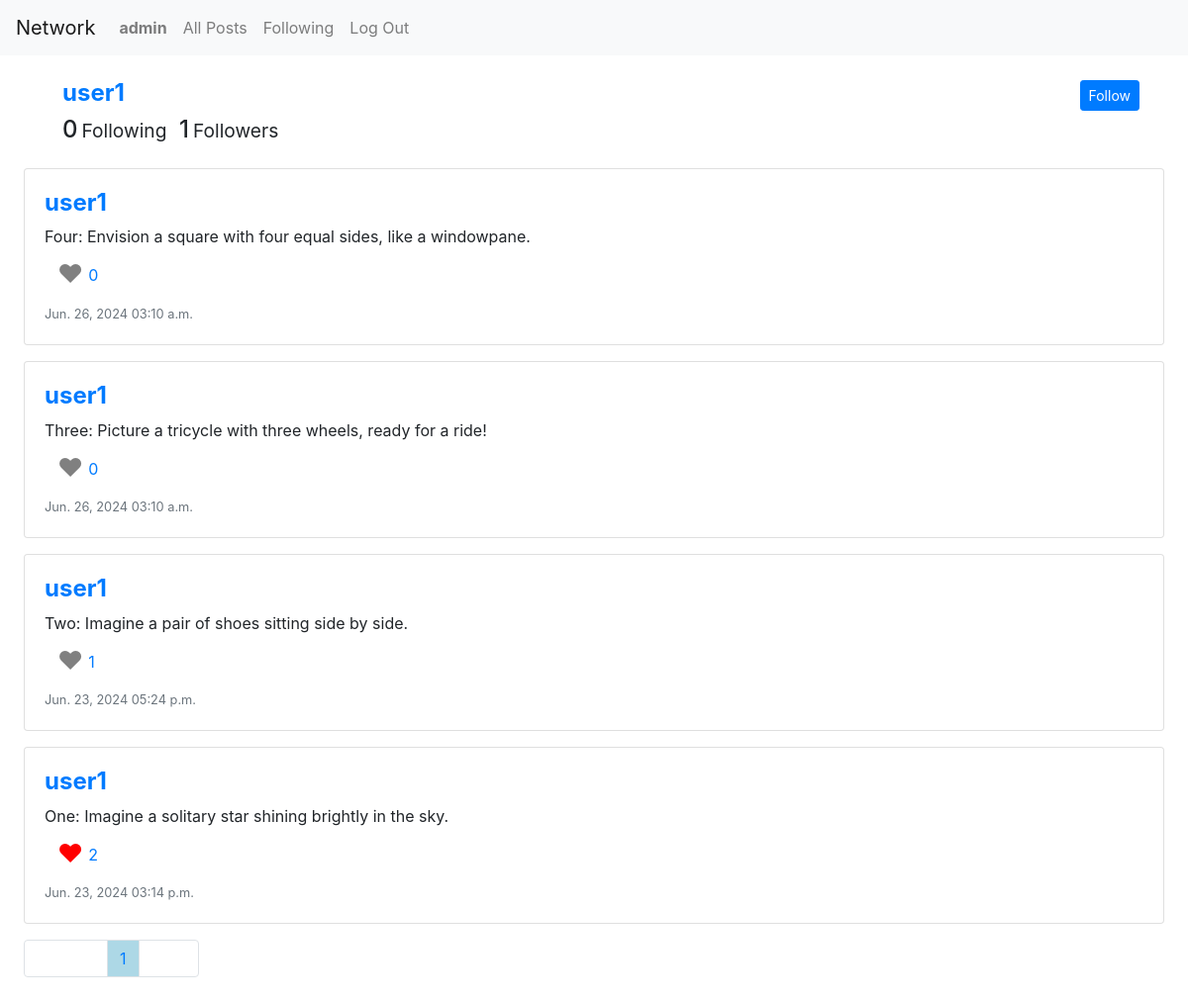
The page /profile/2 (signed in) on the database its author committed.
### network/models.py (models this page shows, shortened)
class User(AbstractUser):
    pass
    def number_of_following(self):
        total_following = 0
        for following in self.following.all():
            total_following += 1
        return total_following
    def number_of_followers(self):
        total_followers = 0
        for follower in self.followers.all():
            total_followers += 1
        return total_followers

class Post(models.Model):
    user = models.ForeignKey(User, on_delete=models.CASCADE)
    content = models.TextField()
    created_at = models.DateTimeField(auto_now_add=True)
    def number_of_like(self):
        total_like = 0
        for like in self.likes.all():
            total_like += 1
        return total_like
    def user_like(self, user_id):
        for like in self.likes.all():
            if like.user.id == user_id:
                return True
        return False

class Follower(models.Model):
    user = models.ForeignKey(User, related_name='following', on_delete=models.CASCADE)
    followed_user = models.ForeignKey(User, related_name='followers', on_delete=models.CASCADE)

class Like(models.Model):
    user = models.ForeignKey(User, on_delete=models.CASCADE)
    post = models.ForeignKey(Post, related_name="likes", on_delete=models.CASCADE)

### network/views.py (the view)
# urls.py: path("profile/<int:user_id>", views.profile, name="profile"),
@login_required(login_url ="/login")
def profile(request, user_id):
    try:
        all_user_posts = Post.objects.filter(user=user_id).order_by('-created_at')
        user = User.objects.get(id=user_id)
        is_follow = True
        try:
            follow = Follower.objects.get(user=request.user, followed_user=user)
        except Follower.DoesNotExist:
            is_follow = False
        for post in all_user_posts:
            post.is_liked = post.user_like(request.user.id)
        paginator = Paginator(all_user_posts, 10) # Show 10 post per page.
        page_number = request.GET.get('page')
        page_obj = paginator.get_page(page_number)
        return render(request, "network/profile.html", {"page_obj": page_obj, "is_follow": is_follow})
    except User.DoesNotExist:
        return HttpResponseRedirect(reverse("error"))

### network/templates/network/profile.html (shortened to what this page needs)
{% extends "network/layout.html" %}
{% load static %}
{% block body %}
<div class="m-4">
    <div class="m-4">
    <div class="row user-info">
        <div class="col-sm-6">
            <div class="col-sm-12">
                <h4><a href="#"><strong>{{page_obj.0.user.username}}</strong></a></h4>
            </div>
            <div class="col-sm-12">
                <span class="number_of_following h4 mr-2">{{page_obj.0.user.number_of_following}}<small class="ml-1">Following</small></span>
                <span class="number_of_followers h4">{{page_obj.0.user.number_of_followers}}<small class="ml-1">Followers</small></span>
            </div>
        </div>
        <div class="col-sm-6 text-right">
            {% if user.id == page_obj.0.user.id %}
            {% else %}
            <button id="follow-button" class="btn btn-link p-0" data-id="{{page_obj.0.user.id}}">
                {% if is_follow %}
                <span class="btn btn-sm btn-primary">Follow</span>
                {% else %}
                <span class="btn btn-sm btn-light">Follow</span>
                {% endif %}
            </button>
            {% endif %}
        </div>
    </div>
</div>
{% for element in page_obj %}
<div class="card mt-3">
    <div class="card-body">
        <div class="row">
            <div class="col-sm-12">
                <h4><a href="#"><strong>{{element.user.username}}</strong></a></h4>
            </div>
            {% if user.id == element.user.id %}
            <div class="col-sm-12 form-content" data-id="{{element.id}}">
                <div class="show-content">
                    <div>{{element.content}}</div>
                    <button class="btn btn-sm btn-outline-primary">Edit</button>
                </div>
                <div class="edit-content">
                    <textarea class="form-control" data-id="{{element.id}}">{{element.content}}</textarea>
                    <div><button class="btn btn-sm btn-outline-primary">Save</button></div>
                </div>
            </div>
            {% else %}
            <div class="col-sm-12">
                <div>
                    <div>{{element.content}}</div>
                </div>
            </div>
            {% endif %}
            {% if user.id != element.user.id %}
                <div class="like-number col-sm-12">
                    <button class="btn btn-link" data-id="{{element.id}}">
                        {%if element.is_liked%}
                        <span class="heart-like" style="font-size: 1.6em; color: red">&#9829;</span>
                        {%else%}
                        <span class="heart-like" style="font-size: 1.6em; color: gray">&#9829;</span>
                        {%endif%}
                        <span class="number-like"
                            style="position: absolute; padding: 8px 5px;">{{element.number_of_like}}</span>
                    </button>
                </div>
                {% endif %}
            <div class="col-sm-12"><small class="text-muted">{{element.created_at|date:"M. d, Y h:i a"}}</small>
            </div>
        </div>
    </div>
</div>
{% endfor %}
<nav class="mt-3">
    <ul class="pagination">
        {% if page_obj.has_previous %}
        <li class="page-item"><a class="page-link" href="?page={{ page_obj.previous_page_number }}">Previous</a></li>
        {% else %}
        <li class="page-item" style="width: 85px"><span class="page-link h-100"></span></li>
        {% endif %}
        {% for i in ''|ljust:page_obj.paginator.num_pages %}
        {% if page_obj.number == forloop.counter%}
        <li class="page-item"><a class="page-link" style="background-color: lightblue;"
                href="?page={{ forloop.counter }}">{{forloop.counter}}</a></li>
        {% else %}
        <li class="page-item"><a class="page-link" href="?page={{ forloop.counter }}">{{forloop.counter}}</a></li>
        {% endif %}
        {% endfor %}
        {% if page_obj.has_next %}
        <li class="page-item"><a class="page-link" href="?page={{ page_obj.next_page_number }}">Next</a></li>
        {% else %}
        <li class="page-item" style="width: 60px;"><span class="page-link h-100"></span></li>
        {% endif %}
    </ul>
</nav>
</div>
{% endblock %}

### network/templates/network/layout.html (shortened to what this page needs)
{% load static %}
<!DOCTYPE html>
<html lang="en">
    <head>
        <link rel="stylesheet" href="https://stackpath.bootstrapcdn.com/bootstrap/4.4.1/css/bootstrap.min.css">
        <link href="{% static 'network/styles.css' %}" rel="stylesheet">
    </head>
    <body>
        <nav class="navbar navbar-expand-lg navbar-light bg-light">
            <a class="navbar-brand" href="#">Network</a>
            <div>
              <ul class="navbar-nav mr-auto">
                {% if user.is_authenticated %}
                    <li class="nav-item">
                        <a class="nav-link" href="{% url 'profile' user.id%}"><strong>{{ user.username }}</strong></a>
                    </li>
                {% endif %}
                <li class="nav-item">
                  <a class="nav-link" href="{% url 'index' %}">All Posts</a>
                </li>
                {% if user.is_authenticated %}
                    <li class="nav-item">
                        <a class="nav-link" href="{% url 'following' user.id%}">Following</a>
                    </li>
                    <li class="nav-item">
                        <a class="nav-link" href="{% url 'logout' %}">Log Out</a>
                    </li>
                {% endif %}
              </ul>
            </div>
          </nav>
        <div class="body">
            {% block body %}
            {% endblock %}
        </div>
    </body>
</html>

### rows shown on the page
User: username "admin"
Post: user.username "user1", user "0", user.followed_user_id "1", content "Four: Envision a square with four equal sides, like a windowpane.", number_of_like "0", created_at "Jun. 26, 2024 03:10 a.m."
Post: user.username "user1", content "Three: Picture a tricycle with three wheels, ready for a ride!", number_of_like "0", created_at "Jun. 26, 2024 03:10 a.m."
Post: user.username "user1", content "Two: Imagine a pair of shoes sitting side by side.", number_of_like "1", created_at "Jun. 23, 2024 05:24 p.m."
Post: user.username "user1", content "One: Imagine a solitary star shining brightly in the sky.", number_of_like "2", created_at "Jun. 23, 2024 03:14 p.m."
